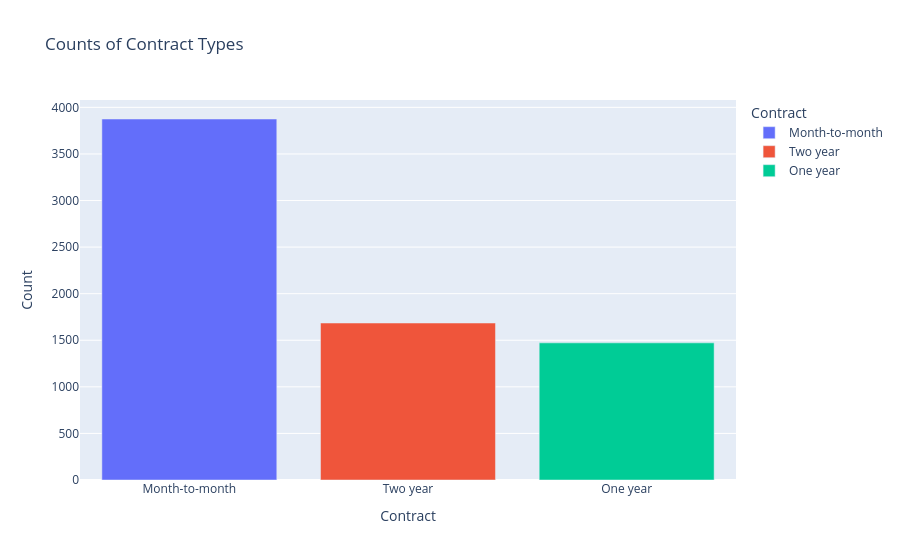

Source (notebook cell):
### Code cell
fig = px.bar(
    df_counts,
    x = 'Contract',
    y = 'Count',
    color = 'Contract',
    title = 'Counts of Contract Types'
)

fig.show()

### Figure 1 — Plotly figure (JSON) as saved in the notebook; plotly's stock layout.template omitted (floating-point values rounded to 4 significant figures)
{"data": [{"hovertemplate": "Contract=%{x}<br>Count=%{y}<extra></extra>", "legendgroup": "Month-to-month", "marker": {"color": "#636efa", "pattern": {"shape": ""}}, "name": "Month-to-month", "orientation": "v", "showlegend": true, "textposition": "auto", "type": "bar", "x": ["Month-to-month"], "xaxis": "x", "y": [3875], "yaxis": "y"}, {"hovertemplate": "Contract=%{x}<br>Count=%{y}<extra></extra>", "legendgroup": "Two year", "marker": {"color": "#EF553B", "pattern": {"shape": ""}}, "name": "Two year", "orientation": "v", "showlegend": true, "textposition": "auto", "type": "bar", "x": ["Two year"], "xaxis": "x", "y": [1685], "yaxis": "y"}, {"hovertemplate": "Contract=%{x}<br>Count=%{y}<extra></extra>", "legendgroup": "One year", "marker": {"color": "#00cc96", "pattern": {"shape": ""}}, "name": "One year", "orientation": "v", "showlegend": true, "textposition": "auto", "type": "bar", "x": ["One year"], "xaxis": "x", "y": [1472], "yaxis": "y"}], "layout": {"barmode": "relative", "legend": {"title": {"text": "Contract"}, "tracegroupgap": 0}, "title": {"text": "Counts of Contract Types"}, "xaxis": {"anchor": "y", "categoryarray": ["Month-to-month", "Two year", "One year"], "categoryorder": "array", "domain": [0, 1], "title": {"text": "Contract"}}, "yaxis": {"anchor": "x", "domain": [0, 1], "title": {"text": "Count"}}}}
